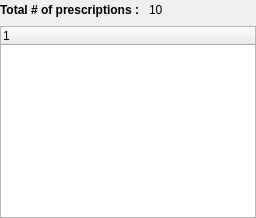
                  <widget class="QWidget" name="latest_prescriptions">
                   <property name="styleSheet">
                    <string notr="true">#latest_prescriptions {
	background:#ffffff;
}</string>
                   </property>
                   <attribute name="title">
                    <string>Page</string>
                   </attribute>
                   <layout class="QVBoxLayout" name="verticalLayout_19">
                    <property name="leftMargin">
                     <number>0</number>
                    </property>
                    <property name="topMargin">
                     <number>0</number>
                    </property>
                    <property name="rightMargin">
                     <number>0</number>
                    </property>
                    <property name="bottomMargin">
                     <number>0</number>
                    </property>
                    <item>
                     <layout class="QVBoxLayout" name="verticalLayout_18">
                      <item>
                       <layout class="QHBoxLayout" name="horizontalLayout_3">
                        <property name="spacing">
                         <number>0</number>
                        </property>
                        <item>
                         <widget class="QLabel" name="label_12">
                          <property name="sizePolicy">
                           <sizepolicy hsizetype="Preferred" vsizetype="Fixed">
                            <horstretch>0</horstretch>
                            <verstretch>0</verstretch>
                           </sizepolicy>
                          </property>
                          <property name="font">
                           <font>
                            <weight>75</weight>
                            <bold>true</bold>
                           </font>
                          </property>
                          <property name="text">
                           <string>Total # of prescriptions :</string>
                          </property>
                         </widget>
                        </item>
                        <item>
                         <widget class="QLabel" name="prescr_total">
                          <property name="sizePolicy">
                           <sizepolicy hsizetype="Preferred" vsizetype="Fixed">
                            <horstretch>0</horstretch>
                            <verstretch>0</verstretch>
                           </sizepolicy>
                          </property>
                          <property name="text">
                           <string>10</string>
                          </property>
                          <property name="indent">
                           <number>10</number>
                          </property>
                         </widget>
                        </item>
                        <item>
                         <spacer name="horizontalSpacer_3">
                          <property name="orientation">
                           <enum>Qt::Horizontal</enum>
                          </property>
                          <property name="sizeHint" stdset="0">
                           <size>
                            <width>40</width>
                            <height>20</height>
                           </size>
                          </property>
                         </spacer>
                        </item>
                       </layout>
                      </item>
                      <item>
                       <widget class="QTreeWidget" name="pat_prescriptions">
                        <property name="styleSheet">
                         <string notr="true">QScrollBar {
	background:none;
}</string>
                        </property>
                        <property name="alternatingRowColors">
                         <bool>true</bool>
                        </property>
                        <property name="sortingEnabled">
                         <bool>false</bool>
                        </property>
                        <column>
                         <property name="text">
                          <string notr="true">1</string>
                         </property>
                        </column>
                       </widget>
                      </item>
                     </layout>
                    </item>
                   </layout>
                  </widget>
